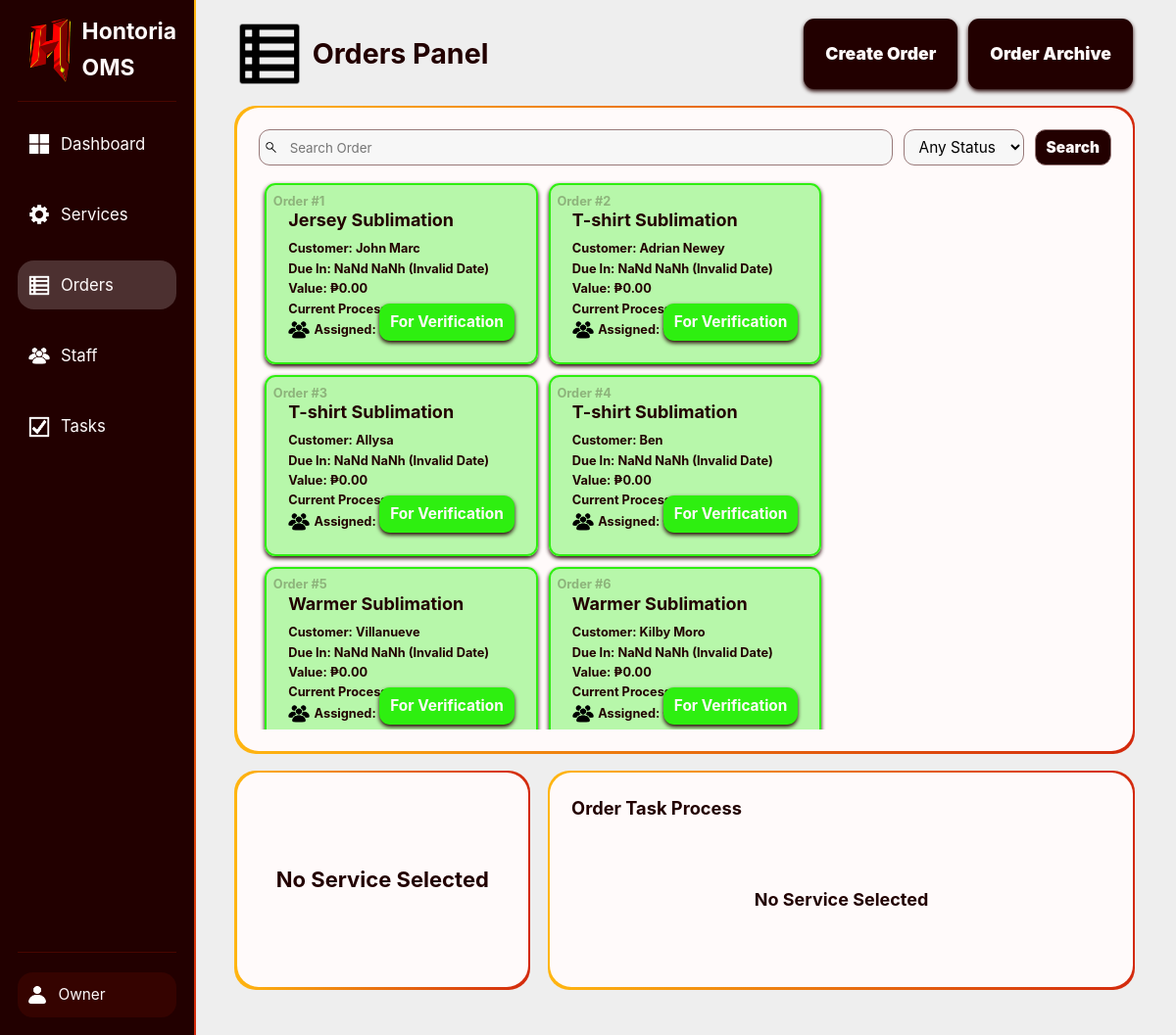
Screenshot of /internalWeb/public/index.php?page=orders (signed in) with the database file from the repository.
### tables this page shows
CREATE TABLE orders (
    id BIGINT UNSIGNED AUTO_INCREMENT PRIMARY KEY,
    subserviceID INT UNSIGNED NOT NULL,
    customerName VARCHAR(100) NOT NULL,
    messengerGCLink VARCHAR(255) NOT NULL,
    priceTotal DECIMAL(10, 2) NOT NULL,
    createdAt TIMESTAMP DEFAULT CURRENT_TIMESTAMP,
    deadlineAt TIMESTAMP NULL,
    FOREIGN KEY (subserviceID) REFERENCES subservices(id),
    UNIQUE KEY uniqueName (subserviceID, customerName, createdAt)
);

CREATE TABLE subservices (
    id INT UNSIGNED AUTO_INCREMENT PRIMARY KEY,
    serviceID INT UNSIGNED NOT NULL,
    name VARCHAR(50) NOT NULL,
    isActive BOOLEAN DEFAULT FALSE,
    description TEXT,
    pricePerUnit DECIMAL(10, 2) UNSIGNED NOT NULL,
    UNIQUE KEY uniqueName (serviceID, NAME),
    FOREIGN KEY (serviceID) REFERENCES services(id)
);

CREATE TABLE services (
    id INT UNSIGNED AUTO_INCREMENT PRIMARY KEY,
    name VARCHAR(50) UNIQUE NOT NULL,
    hasDesign BOOLEAN DEFAULT FALSE,
    hasVariableList BOOLEAN DEFAULT FALSE,
    isActive BOOLEAN DEFAULT FALSE,
    description TEXT
);

### InternalWeb/Controllers/OrdersC.php (called while the page is built, shortened)
<?php
class OrdersC {
    private $ordersModel;
    public function __construct($pdo) {
        require_once __DIR__ . '/../Models/OrdersM.php';
        $this->ordersModel = new OrdersM($pdo);
    }
    public function showOrders($search = '', $status = '') {
        $page = "orders";
        $orderList = $this->ordersModel->getAllOrders();
        require __DIR__ . '/../Views/Orders/Page.php';
    }
}

### InternalWeb/Models/OrdersM.php (called while the page is built, shortened)
<?php
class OrdersM {
    private $pdo;
    public function __construct($pdo) {
        $this->pdo = $pdo;
    }
    public function getAllOrders() {
        $query = "
            SELECT
                orders.id,
                services.name AS serviceName,
                subservices.name AS subserviceName,
                orders.priceTotal,
                orders.customerName,
                orders.createdAt,
                orders.deadlineAt,
                orders.messengerGCLink,
                CASE
                    WHEN NOT EXISTS (
                        SELECT 1 FROM orderProcess
                        WHERE orderProcess.orderID = orders.id
                        AND orderProcess.status != 'complete'
                    ) THEN 'For Verification'
                    WHEN NOT EXISTS (
                        SELECT 1 FROM userProcessTasks
                        JOIN orderProcess ON userProcessTasks.orderProcessID = orderProcess.id
                        WHERE orderProcess.orderID = orders.id
                    ) THEN 'Idle'
                    ELSE 'Active'
                END AS status
            FROM orders
            JOIN subservices ON orders.subserviceID = subservices.id
            JOIN services ON subservices.serviceID = services.id
            ORDER BY orders.id ASC
        ";
        $stmt = $this->pdo->prepare($query);
        $stmt->execute();
        return $stmt->fetchAll(PDO::FETCH_ASSOC);
    }
}

### InternalWeb/Views/Orders/Page.php (the view, shortened to what this page needs)
<!DOCTYPE html>
<html>
<head>
    <link rel="stylesheet" href="../../Shared/CSS/Main.css">
</head>
<body class="asideLayout fixedScreen">
    <?php include("../Views/.Components/SideBar.php"); ?>
    <main class="columnLayout midGap">
        <h1 class="titleLogo minGap tinHeight">
            <img src="../../Shared/Img/ListIcon.png" alt="List"> Orders Panel
            <div class="rowLayout minGap flexMax contentFlexEnd">
                <a href="index.php?page=orders&action=create" class="roundedMin centerColumnLayout importantInput regPadding emphasizedText shadowed">
                    Create Order
                </a>
                <a href="index.php?page=orders&action=viewArchive" class="roundedMin centerColumnLayout importantInput regPadding emphasizedText shadowed">
                    Order Archive
                </a>
            </div>
        </h1>
        <section class="columnLayout flexMax midGap">
            <section class="centerColumnLayout roundedMid flexMid minHeight">
                <div class="box fullHeight fullWidth roundedMid columnLayout minGap">
                    <form method="GET" action="index.php?page=staff" class="rowLayout fullWidth minGap">
                        <div class="iconInput flexMax centerHoriRowLayout">
                            <input type="search" name="search" placeholder="Search Order" class="fullWidth" value="<?= $search ?>">
                            <img src="../../Shared/Img/MagnifierIcon.png" alt="Magnifier">
                        </div>
                        <select name="status">
                            <option value="" <?= $status === '' ? 'selected' : '' ?>>Any Status</option>
                        </select>
                        <input type="submit" value="Search" class="importantInput">
                    </form>
                    <section class="contentFlexStart minGap gridFlexMid scrollable flexMax regMinPadding" id="orderList">
                        <?php foreach ($orderList as $order): ?>
                            <?php
                            $activeProcesses = "";
                            $activeProcesses = rtrim($activeProcesses, ", ");
                            $assigneeCount = $orderAssigneeCountMap[$order['id']] ?? 0;
                            $divBgClass = $order['status'] === "Active" ?
                                "yellowTransBG yellowBorder" : ($order['status'] === "Idle" ? "redTransBG redBorder" : "greenTransBG greenBorder");
                            $statusStyleClass = $order['status'] === "Active" ?
                                "yellowBG" : ($order['status'] === "Idle" ? "redBG" : "greenBG clickable");
                            ?>
                            <div class="fitHeight regPadding roundedMin centerHoriColumnLayout tinGap flexStatic orderElement shadowed clickable <?= $divBgClass ?>"
                                data-id="<?= $order['id'] ?>" data-due="<?= $order['deadlineAt'] ?>" data-customer="<?= $order['customerName'] ?>">
                                <h5 class="norWestAbsolute closeCorner transText">Order #<?= $order['id'] ?></h5>
                                <div class="orderStatusElement souEastAbsolute minPadding roundedMin shadowed whiteText <?= $statusStyleClass ?>"
                                    data-status="<?= $order['status'] ?>" data-id="<?= $order['id'] ?>">
                                    <h4><?= $order['status'] ?></h4>
                                </div>
                                <h3><?= $order['subserviceName'] ?> <?= $order['serviceName'] ?></h3>
                                <div class="columnLayout">
                                    <h5>Customer: <?= $order['customerName'] ?></span></h5>
                                    <h5>Due In: <span class="dueInText" data-due-date="<?= $order['deadlineAt'] ?>"></span></h5>
                                    <h5>Value: ₱<?= $order['priceTotal'] ?></h5>
                                    <h5>Current Process: <?= $activeProcesses ?></h5>
                                    <h5 class="centerHoriRowLayout tinGap"><img src="../../Shared/Img/PeopleIcon.png" alt="People" class="unitHeight">
                                        Assigned: <?= $assigneeCount ?></h5>
                                </div>
                            </div>
                        <?php endforeach; ?>
                    </section>
                </div>
            </section>
            <section class="centerRowLayout midGap flexMin roundedMid">
                <section class="centerColumnLayout roundedMid flexMid fullHeight">
                    <section class="box roundedMid fullDimensions centerHoriColumnLayout minGap">
                        <h4 class="centerRowLayout tinGap centerText fullWidth" id="selectedText">No Service Selected</h4>
                    </section>
                </section>
                <section class="centerColumnLayout roundedMid flexMax fullHeight">
                    <section class="box columnLayout roundedMid minGap fullDimensions">
                        <h5>Order Task Process</h5>
                        <div class="centerHoriRowLayout tinGap flexMax" id="orderProcess">
                            <h3 class="flexMin centerText">No Service Selected</h3>
                        </div>
                    </section>
                </section>
            </section>
        </section>
    </main>
    <?php include("../Views/.Components/ConfirmationBox.php"); ?>
</body>
</html>

### internalWeb/public/index.php (shortened to what this page needs)
<?php
require_once __DIR__ . '/../../Config/config.php';
require_once __DIR__ . '/../Controllers/OrdersC.php';
$page = $_GET['page'] ?? 'login';
$action = $_GET['action'] ?? 'show';
$orders = new OrdersC($pdo);
switch ($page) {
    case 'orders':
        if ($action === 'create') {
            $orders->showOrderCreation();
        } else if ($action === 'createFinal') {
            $orders->createOrder();
        } else if ($action === 'changeDeadline') {
            $orders->setDeadline();
        } else if ($action === 'delete') {
            $orders->deleteOrder();
        } else if ($action === 'assignEmployeeToTask') {
            $orders->assignEmployeeToTask();
        } else if ($action === 'removeAssignment') {
            $orders->unassignEmployeeToTask();
        } else if ($action === 'verifyComplete') {
            $orders->verifyCompleteOrder();
        } else if ($action === 'viewArchive') {
            $orders->showArchive();
        } else {
            $orders->showOrders();
        }
        break;
}

### InternalWeb/Views/.Components/Sidebar.php (shortened to what this page needs)
<!DOCTYPE html>
<?php
$navLinks = [
    'dashboard' => [
        'label' => 'Dashboard',
        'icon'  => '../../Shared/Img/4BoxIcon.png',
        'permission' => null,
    ],
    'services' => [
        'label' => 'Services',
        'icon'  => '../../Shared/Img/GearIcon.png',
        'permission' => 'canViewServicesPage',
    ],
    'orders' => [
        'label' => 'Orders',
        'icon'  => '../../Shared/Img/ListIcon.png',
        'permission' => 'canViewOrdersPage',
    ],
    'staff' => [
        'label' => 'Staff',
        'icon'  => '../../Shared/Img/PeopleIcon.png',
        'permission' => 'canViewStaffPage',
    ],
    'tasks' => [
        'label' => 'Tasks',
        'icon'  => '../../Shared/Img/CheckBoxIcon.png',
        'permission' => null,
    ],
];
?>
<aside id="sidebar" class="columnLayout">
    <section class="columnLayout minGap flexMax">
        <h1 class="titleLogo tinHeight selfCenter">
            <img src="../../Shared/Img/Logo.png" alt="logo"> Hontoria OMS
        </h1>
        <nav class="columnLayout midGap">
            <?php foreach ($navLinks as $linkPage => $linkData): ?>
                <?php
                $active = ($page === $linkPage) ? 'active' : '';
                ?>
                <a href="index.php?page=<?= $linkPage ?>"
                    class="iconLink centerHoriRowLayout minGap <?= $active ?>">
                    <img src="<?= $linkData['icon'] ?>" alt="<?= $linkData['label'] ?>">
                    <span><?= $linkData['label'] ?></span>
                </a>
            <?php endforeach; ?>
        </nav>
        <div id="sidebarFooter" class="<?= ($page === 'account') ? 'active' : '' ?>">
            <a href="index.php?page=account" class="iconLink centerHoriRowLayout minGap">
                <img src="../../Shared/Img/PersonIcon.png" alt="Person">
                <span class="capitalFirst"><?= $_SESSION['username'] ?></span>
            </a>
        </div>
    </section>
    <div class="gradientBorderVert"></div>
</aside>

### InternalWeb/Views/.Components/ConfirmationBox.php (shortened to what this page needs)
<!DOCTYPE html>

### Shared/CSS/Base.css (style rules this page uses)
* { margin: 0; padding: 0; box-sizing: border-box; }
html { font-family: "Inter", -apple-system, BlinkMacSystemFont, "Segoe UI", Roboto, "Helvetica Neue", Arial, "Noto Sans", sans-serif, "Apple Color Emoji", "Segoe UI Emoji", "Segoe UI Symbol", "Noto Color Emoji"; font-size: 22px; line-height: 1.6; color: var(--dark); }
:root { --white: #fffafa; --whiteTrans: #fffafa31; --whiteFaded: #fffafa17; --dark: #220000; --darkTrans: #22000046; --darkFaded: #2200002a; --darkGray: #997979; --lightGray: #f7f7f7; --gray: #eeeeee; --red: #d3290d; --redTrans: #f522022f; --redFaded: #f5220217; --yellow: #FFB611; --yellowTrans: #ffb8115e; --yellowGreen: #efff11; --yellowGreenTrans: #efff115e; --green: #2eef10; --greenTrans: #2eef1057; --blue: #088bfd; --gradientDiag: linear-gradient(to left, var(--red), var(--yellow)); --gradientVert: linear-gradient(to top, var(--red), var(--yellow)); }
body { min-height: 100vh; overflow-x: hidden; background-color: var(--gray); }
input[type=text], input[type=number], input[type=password], input[type=search], input[type=tel], input[type=email], input[type=url], input[type=button], input[type=submit], input[type=date], input[type="file"], button, select, textarea { font-family: "Inter", -apple-system, BlinkMacSystemFont, "Segoe UI", Roboto, "Helvetica Neue", Arial, "Noto Sans", sans-serif, "Apple Color Emoji", "Segoe UI Emoji", "Segoe UI Symbol", "Noto Color Emoji"; height: 1.7rem; padding: 0 0.5rem; background: var(--lightGray); border-radius: 0.5rem; border: 0.1em solid var(--darkGray); }
input[type=button], input[type=submit], button, select, a { cursor: pointer; font-size: 0.7rem; }
a { color: var(--white); text-decoration: none; }
img { height: 70%; }
p, div { font-size: 0.7rem; }
* { scrollbar-width: thin; }

### Shared/CSS/Layout.css (style rules this page uses)
.centerColumnLayout { display: flex; justify-content: center; flex-direction: column; align-items: center; }
.asideLayout { display: flex; }
.asideLayout>aside { flex: 1; }
.asideLayout>main { flex: 6; }
.asideLayout>main>*:first-child { margin-top: 1rem; }
.asideLayout>main>* { margin-right: 2rem; margin-left: 2rem; }
.asideLayout>main>section { max-height: 85vh; height: 85vh; }
.columnLayout { display: flex; flex-direction: column; }
.centerHoriColumnLayout { display: flex; justify-content: center; flex-direction: column; }
.tinGap { gap: 0.2rem; }
.minGap { gap: 0.5rem; }
.midGap { gap: 1rem; }
.fullHeight { height: 100%; }
.fullWidth { width: 100%; }
.fullDimensions { height: 100% !important; width: 100% !important; }
.centerRowLayout { display: flex; align-items: center; justify-content: center; flex-direction: row; }
.centerHoriRowLayout { display: flex; align-items: center; flex-direction: row; }
.rowLayout { display: flex; flex-direction: row; }
.regMinPadding { padding: 0.3rem !important; }
.regPadding { padding: 1rem !important; }
.minPadding { padding: 0.3rem 0.5rem; }
.flexMin { flex: 1 !important; }
.flexMid { flex: 3 !important; }
.flexMax { flex: 6 !important; }
.scrollable { overflow-y: scroll !important; }
.fixedScreen { overflow: hidden; }
.unitHeight { height: 1rem !important; }
.tinHeight { height: 3rem !important; }
.minHeight { height: 5rem !important; }
.fitHeight { height: fit-content !important; }
.gridFlexMid { display: flex; flex-wrap: wrap; flex: auto; height: unset; flex-grow: 0; }
.gridFlexMid>* { width: 32.5%; }
.contentFlexStart { align-content: flex-start; }
.contentFlexEnd { justify-content: flex-end; }
.flexStatic { flex-grow: 0; }
.norWestAbsolute { position: absolute; top: 1rem; left: 1rem; }
.souEastAbsolute { position: absolute; bottom: 1rem; right: 1rem; }
.norWestAbsolute.closeCorner { top: 0.3rem; left: 0.3rem; }
*:has(> .eastAbsolute), *:has(> .norWestAbsolute), *:has(> .norEastAbsolute), *:has(> .souEastAbsolute), *:has(> .souWestAbsolute) { position: relative; }
.selfCenter { align-self: center; justify-self: center; }

### rows the page displays
orders: id "1", status "For Verification", subserviceID.name "Jersey", services.name "Sublimation", customerName "John Marc", priceTotal "0.00"
orders: id "2", status "For Verification", subserviceID.name "T-shirt", services.name "Sublimation", customerName "Adrian Newey", priceTotal "0.00"
orders: id "3", status "For Verification", subserviceID.name "T-shirt", services.name "Sublimation", customerName "Allysa", priceTotal "0.00"
orders: id "4", status "For Verification", subserviceID.name "T-shirt", services.name "Sublimation", customerName "Ben", priceTotal "0.00"
orders: id "5", status "For Verification", subserviceID.name "Warmer", services.name "Sublimation", customerName "Villanueve", priceTotal "0.00"
orders: id "6", status "For Verification", subserviceID.name "Warmer", services.name "Sublimation", customerName "Kilby Moro", priceTotal "0.00"

### other values shown
$linkData['label'] "Dashboard"
$linkData['label'] "Services"
$linkData['label'] "Orders"
$linkData['label'] "Staff"
$linkData['label'] "Tasks"
$_SESSION['username'] "Owner"
